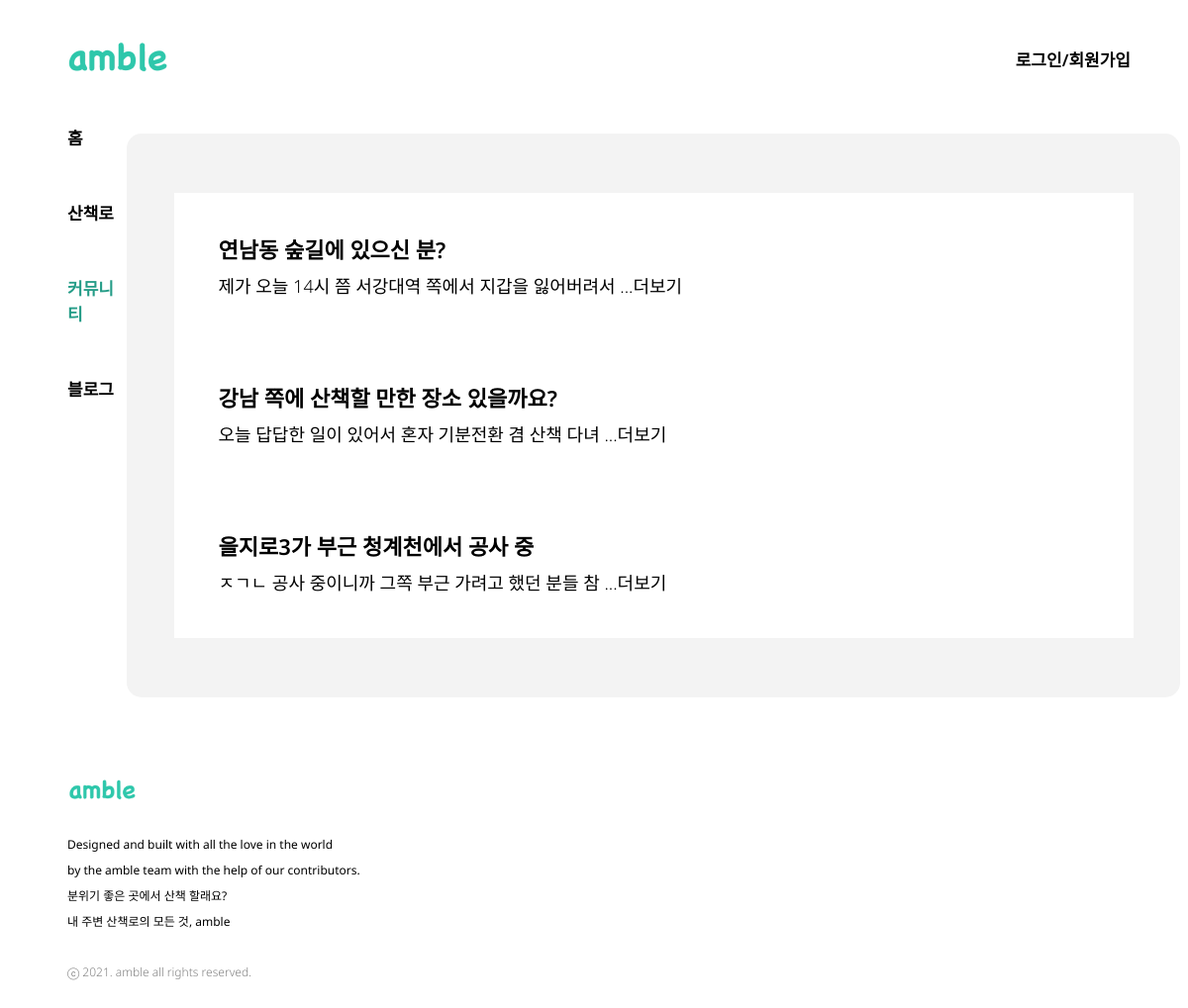
The app's page /community with its own data.
### community/models.py (models this page shows, shortened)
class Community(models.Model):
    title = models.CharField(max_length=200)
    author = models.ForeignKey(settings.AUTH_USER_MODEL, on_delete=models.CASCADE)
    pub_date = models.DateTimeField('date published')
    content = models.TextField(max_length=800)
    def summary(self):
        return self.content[:30]

### community/views.py (the view)
# urls.py: path('community', community.community, name="community"),
def community(request):
    community = Community.objects
    return render(request, 'community.html', {'communitys': community})

### community/templates/community.html (shortened to what this page needs)
{% load static %}
<!DOCTYPE html>
<html lang="en">
    <head>
    </head>
    <body>
        <div class="head-wrapper">
            <img src="{% static 'logo.png' %}">
            <div class="login-wrapper">
            {% if not user.is_authenticated %}
                <a href="{% url 'login' %}">로그인/회원가입</a>
            {% endif %}
            </div>
        </div>
        <div class="body-wrapper">
            <div class="body-navbar">
                <div class="navbar-item"><a href="{% url 'home' %}">홈</a></div>
                <div class="navbar-item"><a href="{% url 'trail' %}">산책로</a></div>
                <div class="navbar-item"><a href="{% url 'community' %}" id="nav-location">커뮤니티</a></div>
                <div class="navbar-item"><a href="{% url 'blog' %}">블로그</a></div>
            </div>
            <div>
            <div class="comm-wrapper">
                {% for community in communitys.all %}
                <div class="comm-item">
                    <div class="comm-title">{{ community.title }}</div>
                    <a href="{% url 'detail' community.id %}" class="comm-content">{{ community.summary }} ...더보기</a>
                </div>
                {% endfor %}
            </div>
            </div>
        </div>
        <footer class="footer">
            <img class="footer-img" src="{% static 'logo.png' %}" width="100px"><br>
            <div class="footer-content">Designed and built with all the love in the world <br>by the amble team with the help of our contributors.</div>
            <div class="footer-content">
                분위기 좋은 곳에서 산책 할래요?<br>
                내 주변 산책로의 모든 것, amble<br>
            </div>
            <br>
            <div class="footer-rights">ⓒ 2021. amble all rights reserved.</div>
        </footer>
    </body>
</html>

### community/templates/community.html (style rules this page uses)
* { font-family: 'Noto Sans', sans-serif; color: black; font-size: 17px; font-weight: 600; line-height: 25.88px; }
.head-wrapper { display: flex; justify-content: space-between; padding-left: 36px; padding-right: 50px; }
.login-wrapper { padding-top: 40px; }
.body-wrapper { display: grid; grid-template-columns: 2fr 7fr; font-weight: 800; padding-top: 8px; }
.body-navbar { padding-left: 60px; padding-top: 8px; }
.navbar-item { padding-bottom: 50px; }
a { text-decoration: none; }
#nav-location { color: #249C87; }
.comm-wrapper { display: flex; flex-direction: column; align-items: center; justify-content:space-between; background-color: #F3F3F3; height: auto; padding-top: 60px; padding-bottom: 60px; width: 1064px; margin-top: 16px; border-radius: 15px; }
.comm-item { height: 150px; width: 969px; background-color: white; }
.comm-title { font-family: Noto Sans; font-size: 22px; font-weight: 600; line-height: 34px; padding-left: 45px; padding-top: 40px; padding-bottom: 5px; }
.comm-content { font-family: Noto Sans; font-size: 18px; font-weight: 300; line-height: 30px; padding-left: 45px; }
.footer { padding-top: 60px; }
.footer-img { padding-left: 45px; font-weight: 400; }
.footer-content { padding-left: 60px; font-weight: 400; font-size: 12px; }
.footer-rights { padding-left: 60px; padding-bottom: 30px; font-weight: 300; color: gray; font-size: 12px; }

### records on screen
Community: title "연남동 숲길에 있으신 분?", summary "제가 오늘 14시 쯤 서강대역 쪽에서 지갑을 잃어버려서"
Community: title "강남 쪽에 산책할 만한 장소 있을까요?", summary "오늘 답답한 일이 있어서 혼자 기분전환 겸 산책 다녀"
Community: title "을지로3가 부근 청계천에서 공사 중", summary "ㅈㄱㄴ 공사 중이니까 그쪽 부근 가려고 했던 분들 참"
